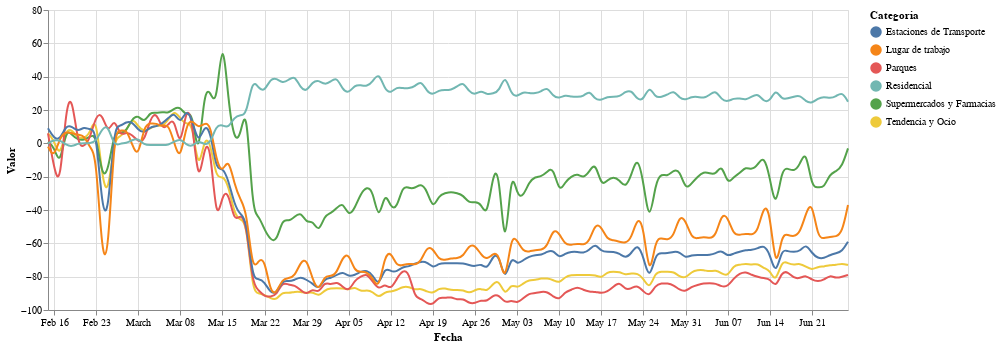

Notebook cell for this chart:
### Code cell
import altair as alt
import pandas as pd
import numpy as np


source = df_googleAR2.reset_index()

# Create a selection that chooses the nearest point & selects based on x-value
nearest = alt.selection(type='single', nearest=True, on='mouseover', fields=['Fecha'], empty='none')

# The basic line
line = alt.Chart(source).mark_line(interpolate='basis').encode(x='Fecha:T', y='Valor:Q', color='Categoria:N')

# Transparent selectors across the chart. This is what tells us
# the x-value of the cursor
selectors = alt.Chart(source).mark_point().encode(x='Fecha:T', opacity=alt.value(0),).add_selection(nearest)

# Draw points on the line, and highlight based on selection
points = line.mark_point().encode(opacity=alt.condition(nearest, alt.value(1), alt.value(0)))

# Draw text labels near the points, and highlight based on selection
text = line.mark_text(align='left', dx=5, dy=-5).encode(text=alt.condition(nearest, 'Valor:Q', alt.value(' ')))

# Draw a rule at the location of the selection
rules = alt.Chart(source).mark_rule(color='gray').encode(x='Fecha:T',).transform_filter(nearest)

# Put the five layers into a chart and bind the data
alt.layer(line, selectors, points, rules, text).properties(width=800, height=300)

### Figure 1 — Vega-Lite specification as saved in the notebook (floating-point values rounded to 4 significant figures; data arrays with more than 128 entries replaced by an {"elided": "..."} marker saying what was removed)
{"config": {"view": {"continuousWidth": 400, "continuousHeight": 300}}, "layer": [{"mark": {"type": "line", "interpolate": "basis"}, "encoding": {"color": {"type": "nominal", "field": "Categoria"}, "x": {"type": "temporal", "field": "Fecha"}, "y": {"type": "quantitative", "field": "Valor"}}}, {"mark": "point", "encoding": {"opacity": {"value": 0}, "x": {"type": "temporal", "field": "Fecha"}}, "selection": {"selector011": {"type": "single", "nearest": true, "on": "mouseover", "fields": ["Fecha"], "empty": "none"}}}, {"mark": "point", "encoding": {"color": {"type": "nominal", "field": "Categoria"}, "opacity": {"condition": {"value": 1, "selection": "selector011"}, "value": 0}, "x": {"type": "temporal", "field": "Fecha"}, "y": {"type": "quantitative", "field": "Valor"}}}, {"mark": {"type": "rule", "color": "gray"}, "encoding": {"x": {"type": "temporal", "field": "Fecha"}}, "transform": [{"filter": {"selection": "selector011"}}]}, {"mark": {"type": "text", "align": "left", "dx": 5, "dy": -5}, "encoding": {"color": {"type": "nominal", "field": "Categoria"}, "text": {"condition": {"type": "quantitative", "field": "Valor", "selection": "selector011"}, "value": " "}, "x": {"type": "temporal", "field": "Fecha"}, "y": {"type": "quantitative", "field": "Valor"}}}], "data": {"name": "data-5140bdf251d069b92e7556dfcc97d25a"}, "height": 300, "width": 800, "$schema": "https://vega.github.io/schema/vega-lite/v4.8.1.json", "datasets": {"data-5140bdf251d069b92e7556dfcc97d25a": {"elided": "804 records"}}}
